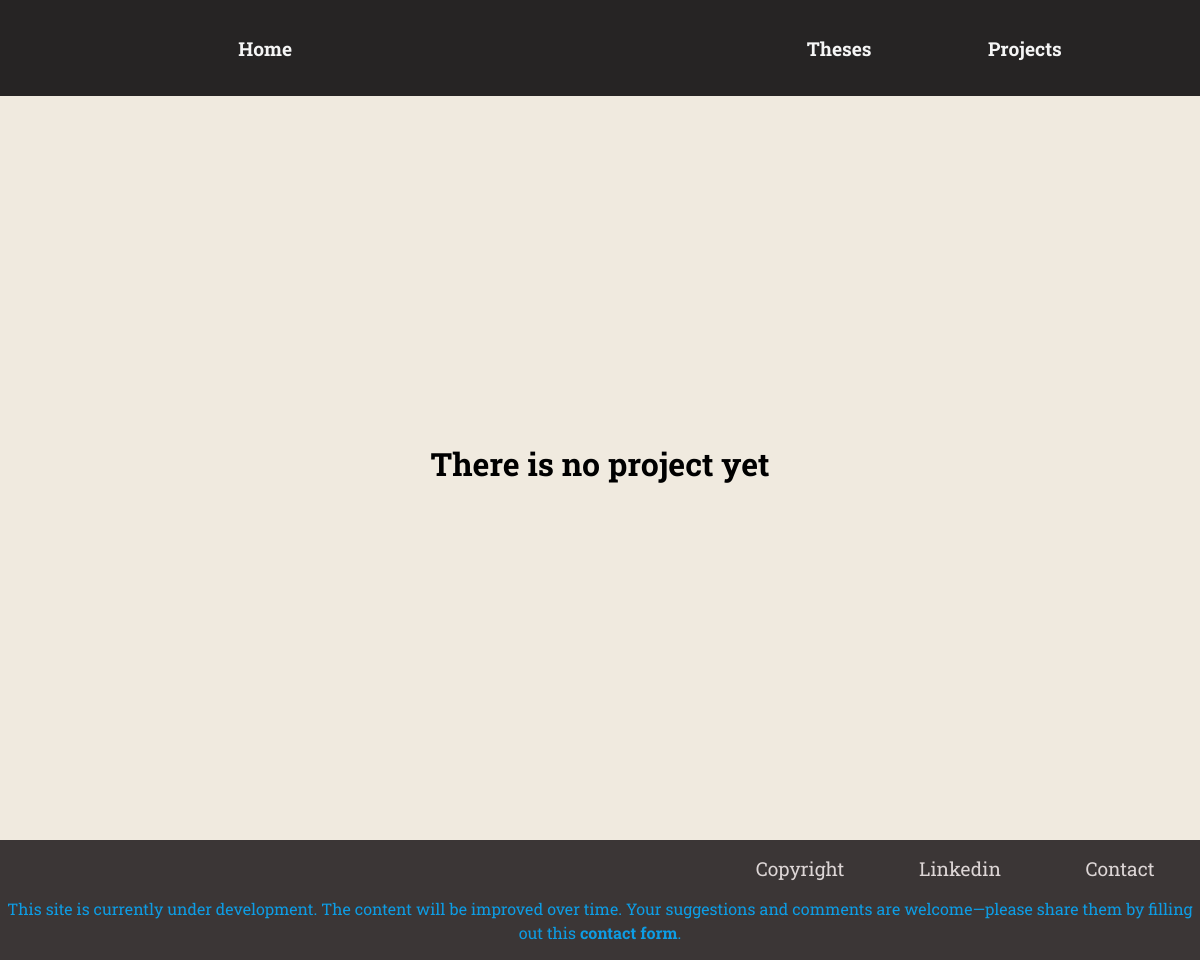
Page /projects/ on the earlier database version.
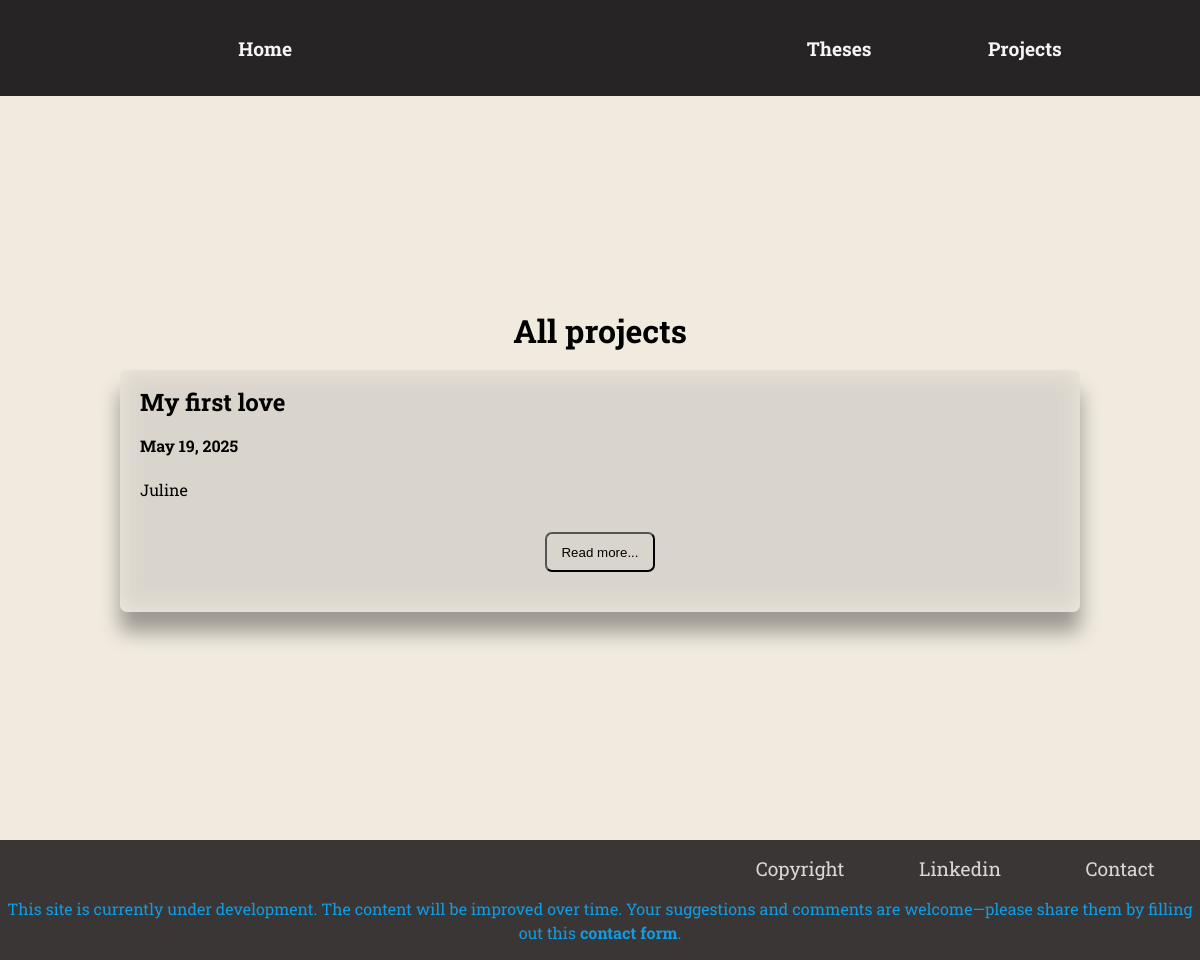
Same page on the later database version.
### blog/models.py (models this page shows, shortened)
class Project(models.Model):
    title= models.CharField(max_length=100)
    excerpt = models.CharField(max_length=400)
    date = models.DateField(auto_now=True)
    slug = models.SlugField(unique=True, db_index=True)
    content = models.TextField()
    author = models.ForeignKey(Author, on_delete=models.SET_NULL, null= True, related_name="projects")

### blog/views.py (the view)
# urls.py: path("projects/", views.projects, name="projects"),
def projects(request):
    my_projects = Project.objects.all()
    return render(request, "blog/projects.html",{
        "projects": my_projects
    })

### blog/templates/blog/projects.html (shortened to what this page needs)
{% extends "blog/base.html" %}
{% load static %}
{% block css_files %}
<link rel="stylesheet" href="{%static "styles/base.css"%}">
<link rel="stylesheet" href="{%static "styles/projects.css"%}">
{% endblock %}
{%block content%}
<div class="main-part">
  {%if projects%}
    <h1>All projects</h1>
    {%for project in projects%}
    <div class="project">
        <div class="title">
            <h2>{{project.title}}</h2>
        </div>
        <div class="date">
            <h4>{{project.date}}</h4>
        </div>
        <div class="content">
          <p>{{project.excerpt}}</p>
        </div>
        <div class="btn">
          <a href="{%url "project_details" project.slug %}"> <button>Read more...</button></a>
        </div>
    </div>
    {% endfor %}
    {% else %}
      <h1>There is no project yet</h1>
  {%endif%}
</div>
{% endblock %}

Differences in the rows shown:
added Project: title "My first love", date "May 19, 2025", excerpt "Juline"
Other differences:
text no longer shown: "There is no project yet"
text now shown: "All projects"
